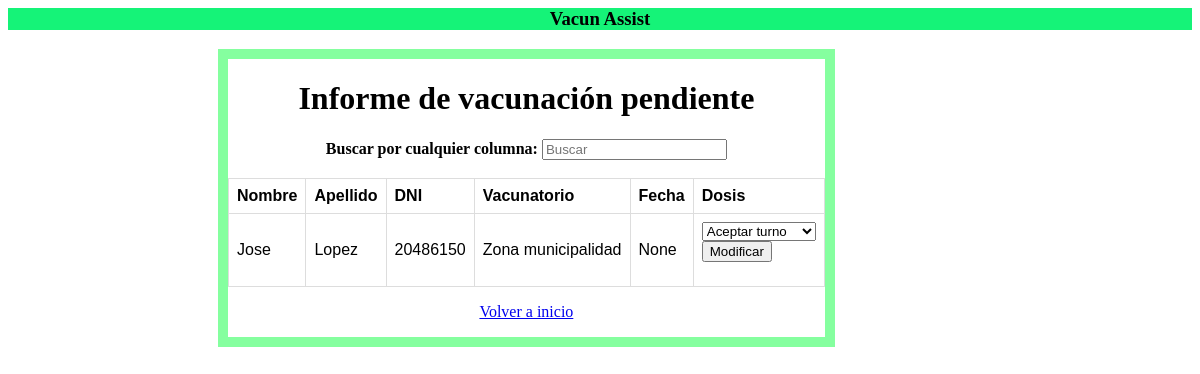
Before: /asignar_turno_fiebre with the older database file.
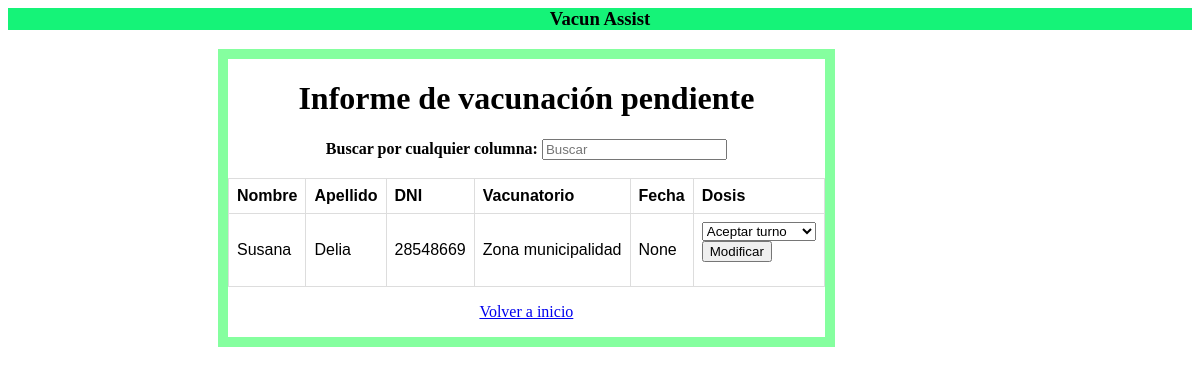
After: the same page with the newer database file.
### api_gestion_usuarios/models.py (models this page shows, shortened)
class Turno(models.Model):
    fecha=models.DateField(blank=True, null=True)
    hora=models.TimeField(blank=True, null=True)
    vacuna=models.CharField(max_length=40)
    usuario_a_vacunar=models.CharField(max_length=8)
    nombre_usuario=models.CharField(max_length=50)
    apellido_usuario=models.CharField(max_length=50)
    dosis=models.CharField(max_length=10, blank=True, null=True)
    vacunatorio=models.CharField(max_length=40)
    estado=models.CharField(max_length=40, choices=estados_turno)
    observaciones=models.CharField(max_length=100, blank=True, null=True, default='Ninguna observación')

### api_gestion_usuarios/views.py (the view, shortened to what this page needs)
# urls.py: path('asignar_turno_fiebre', asignar_turno_fiebre_a_2 ,name='asignar_turno_fiebre'),
def asignar_turno_fiebre_a_2(request):
    turnos=list(Turno.objects.filter(vacuna="Fiebre amarilla", estado="Pendiente"))
    return render(request, "gestion_admin/asignar_fiebre.html",{"turnos": turnos})

### api_gestion_usuarios/templates/gestion_admin/asignar_fiebre.html (shortened to what this page needs)
{% extends "gestion_usuarios/base.html" %}
{% block content %}
{% load static %}
{% load my_custom_tags %}
<!DOCTYPE html>
<html>
<head>
</head>
<body>
    <span style="float: left; border: solid 10px hsl(133, 100%, 76%); margin-left: 210px;text-align: left">
    <center>
        {% if turnos %}
            <h1>Informe de vacunación pendiente</h1>
            <b>Buscar por cualquier columna:
            <input id="gfg" type="text" placeholder="Buscar">
            </b>
            <br>
            <br>
            <table>
                <tr>
                    <th>Nombre</th>
                    <th>Apellido</th>
                    <th>DNI</th>
                    <th>Vacunatorio</th>
                    <th>Fecha</th>
                    <th>Dosis</th>
                </tr>
                <tbody id="vacunas">
                    {% for tur in turnos %}
                        <tr>
                            <td>{{tur.nombre_usuario}}</td>
                            <td>{{tur.apellido_usuario}}</td>
                            <td>{{tur.usuario_a_vacunar}}</td>
                            <td>{{tur.vacunatorio}}</td>
                            <td>{{tur.fecha}}</td>
                            <td>
                                <form action="/asignar_turno_fiebre" method="post">{% csrf_token %}
                                    <select name="estado">
                                        <option value="Asignado">Aceptar turno</option>
                                    </select>
                                    <br>
                                    <input type="submit" value="Modificar"></input>
                                </form>
                            </td>
                        </tr>
                    {% endfor %}
                </tbody>
            </table>
        {% else %}
        <span >
            <b>No hay turnos pendientes</b>
        </span>
        {% endif %}
    </center>
    <p style="text-align:center">
        <a href="{% url 'inicio_admin' %}">
            Volver a inicio
        </a>
    </p>
    </span>
</body>
</html>
{% endblock %}

Changed rows visible on the page:
removed Turno: nombre_usuario "Jose", apellido_usuario "Lopez", usuario_a_vacunar "20486150", vacunatorio "Zona municipalidad", fecha "None"
added Turno: nombre_usuario "Susana", apellido_usuario "Delia", usuario_a_vacunar "28548669", vacunatorio "Zona municipalidad", fecha "None"
